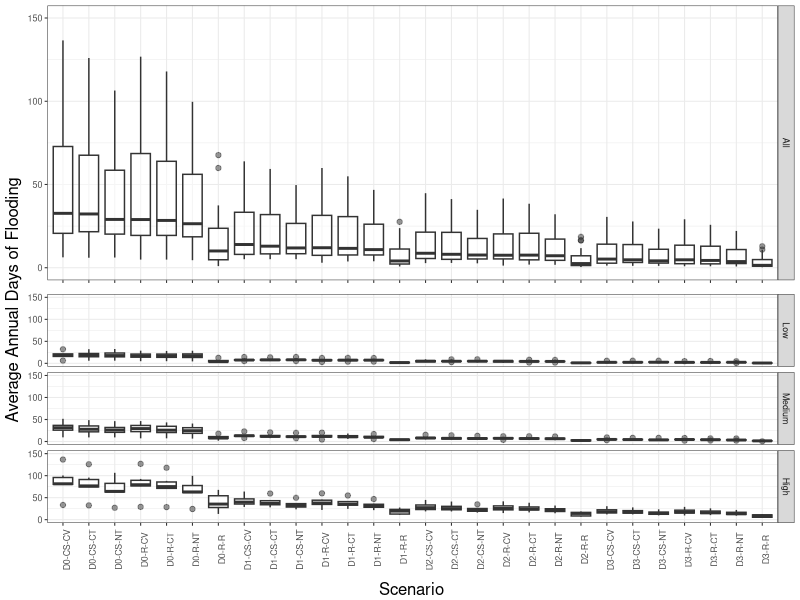
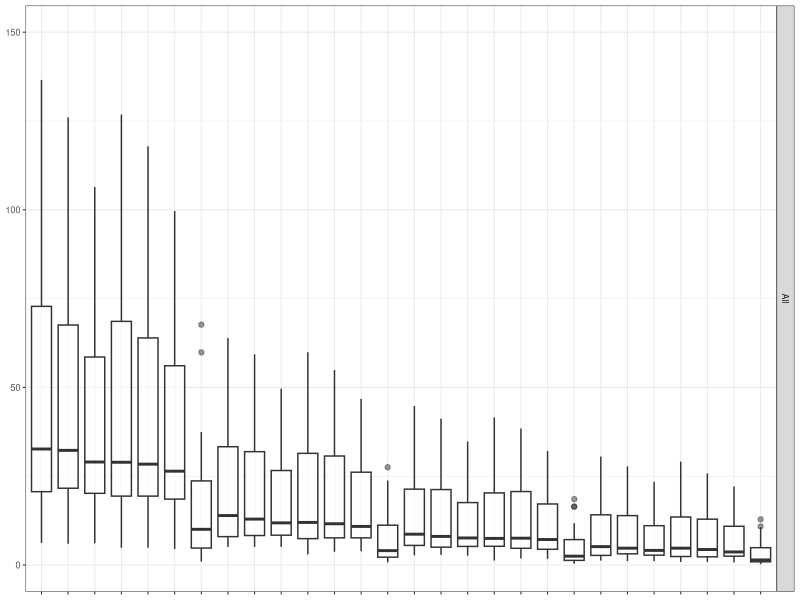
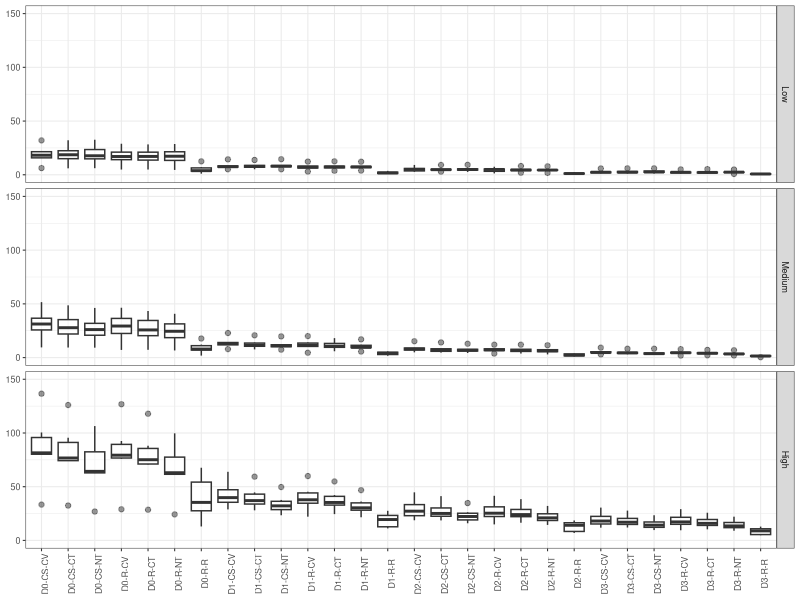
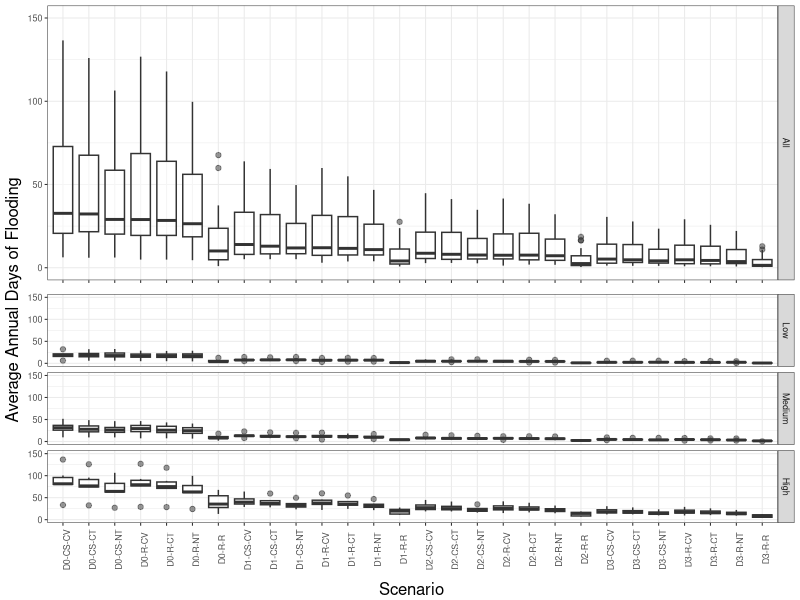

Recreate these plots in R, in order.
## ---- chunk 1
knitr::opts_chunk$set(echo = TRUE)
## ---- chunk 2
library(tidyr)
library(dplyr)
library(ggplot2)
library(ggpubr)
## ---- chunk 3
days.data.drain.all <- read.csv("CH3_days_flooded.csv", header=T, sep=",")
days.data.drain.all$all <- c(rep("All", length(days.data.drain.all$X)))
## ---- chunk 4
# create graph for annual ponded days for all variables
# 
# days.data.drain.all <-
#   rbind(days.data.drain0, days.data.drain1, days.data.drain2,days.data.drain3)
# days.data.drain.all <-
#   rbind(
#     days.data.CSCV,
#     days.data.CSCT,
#     days.data.CSNT,
#     days.data.RCV,
#     days.data.RCT,
#     days.data.RNT,
#     days.data.RR
#   )

# days.data.drain.all$code[days.data.drain.all$code == "DX-R-CV"] <- "D0-R-CV"
# days.data.drain.all$bins <- character(length(days.data.drain.all$Pothole))
# days.data.drain.all$bins <- c(rep("No Drainage", 126),rep("SS Drainage", 126),rep("SS + SI", 126),rep("SS + Multiple SI", 126))

# head(days.data.drain.all)
# 
days.data.drain.all$code2 <-
  factor(
    days.data.drain.all$code,
    levels = c(
      "D0-CS-CV",
      "D0-CS-CT",
      "D0-CS-NT",
      "D0-R-CV",
      "D0-R-CT",
      "D0-R-NT",
      "D0-R-R",
      "D1-CS-CV",
      "D1-CS-CT",
      "D1-CS-NT",
      "D1-R-CV",
      "D1-R-CT",
      "D1-R-NT",
      "D1-R-R",
      "D2-CS-CV",
      "D2-CS-CT",
      "D2-CS-NT",
      "D2-R-CV",
      "D2-R-CT",
      "D2-R-NT",
      "D2-R-R",
      "D3-CS-CV",
      "D3-CS-CT",
      "D3-CS-NT",
      "D3-R-CV",
      "D3-R-CT",
      "D3-R-NT",
      "D3-R-R"
    )
  )


boxplot.function.partitioned.no.wetness2 <- function(data.df, title, nm, supp.labs, labnms) {
  
  png(paste("days_all_",nm,".png"), width=800, height=400)
  
  plot.avg.annual.by.wetness <- ggplot(data=data.df, aes(x=code2, y=value))+
    geom_boxplot(alpha=0.5) +
    facet_grid(rows=vars(all)) +
    theme_bw(base_size = 8) +
    theme(axis.text.x =element_blank()) +
    ylim(0, 150)+
    labs(
      y = NULL,
      x = NULL#,
      # title = title
    )
  
  return(plot.avg.annual.by.wetness)
  
}
# boxplot.function.partitioned2 <-
#   function(data.df, title, nm, supp.labs, labnms) {
#     # png(paste("days.", nm, ".png"),
#         # width = 700,
#         # height = 700)
#     
#     plot.avg.annual.by.wetness <-
#       ggplot(data = data.df, aes(x = code, y = value)) +
#       geom_boxplot(alpha = 0.5) +
#       facet_grid(rows = vars(Pothole)
#                  # ,
#                  # labeller = labeller(
#                  #   Pothole = c(high = "High Precip", low = "Low Precip",
#                  #               med = "Medium Precip")
#                  # )
#                  ) +
#       theme_bw(base_size = 9)+
#       theme(axis.text.x = element_text(angle = 90)) +
#       ylim(0, 150) +
#       labs(y = "Average Annual Days of Flooding",
#            x = "Simulated Scenario",
#            title = title)
#     
#     return(plot.avg.annual.by.wetness)
#     
#   }

boxplot.function.partitioned <- function(data.df, title, nm, supp.labs, labnms) {
  
  df <- data.df
  df$wetness2 <- factor(df$wetness, levels = c("low", "med", "high"))
  
  # png(paste("days.",nm,".png"), width=700, height=700)
  
  plot.avg.annual.by.wetness <- ggplot(data=df, aes(x=code2, y=value))+
    geom_boxplot(alpha=0.5) +
    facet_grid(rows=vars(wetness2),
               labeller = labeller(wetness2 = c(high = "High", low="Low",
                                               med="Medium"))) +
    theme_bw(base_size = 8) +
    theme(axis.text.x =element_text(angle = 90)) +
    ylim(0, 150)+
    labs(
      y = NULL,
      x = NULL
    )
  
  return(plot.avg.annual.by.wetness)
  
}

fig4.2 <- 
  boxplot.function.partitioned.no.wetness2(days.data.drain.all, "All Data", "alldata", simulation_shortIDs2, simulation_names2)
# dev.off()

fig4.2data <- as.data.frame(layer_data(fig4.2, 1))
# lapply(fig4.2data, function(x) write.table( data.frame(x), 'test.csv'  , append= T, sep=',' ))

fig4.2b <- 
  boxplot.function.partitioned(days.data.drain.all, "All Data", "alldata", simulation_shortIDs2, simulation_names2)
# dev.off()

# fig4.2c <- boxplot.function.partitioned2(days.data.drain.all, "All Data", "alldata2", simulation_shortIDs2, simulation_names2)
# dev.off()

fig4.2bdata <- as.data.frame(layer_data(fig4.2b, 1))
# lapply(fig4.2bdata, function(x) write.table( data.frame(x), 'test2.csv'  , append= T, sep=',' ))
## ---- chunk 5
fig4.2
## ---- chunk 6
fig4.2b
# fig4.2c
## ---- chunk 7
png("Fig4_DaysInundated.png", width = 135, height = 150, units = "mm", res=300)
FigDays <- ggarrange(fig4.2, fig4.2b, 
          ncol = 1)
annotate_figure(FigDays, left=text_grob("Average Annual Days of Flooding", rot = 90),
                bottom=text_grob("Scenario"))
dev.off()

FigDays <- ggarrange(fig4.2, fig4.2b, 
          ncol = 1)
annotate_figure(FigDays, left=text_grob("Average Annual Days of Flooding", rot = 90),
                bottom=text_grob("Scenario"))
